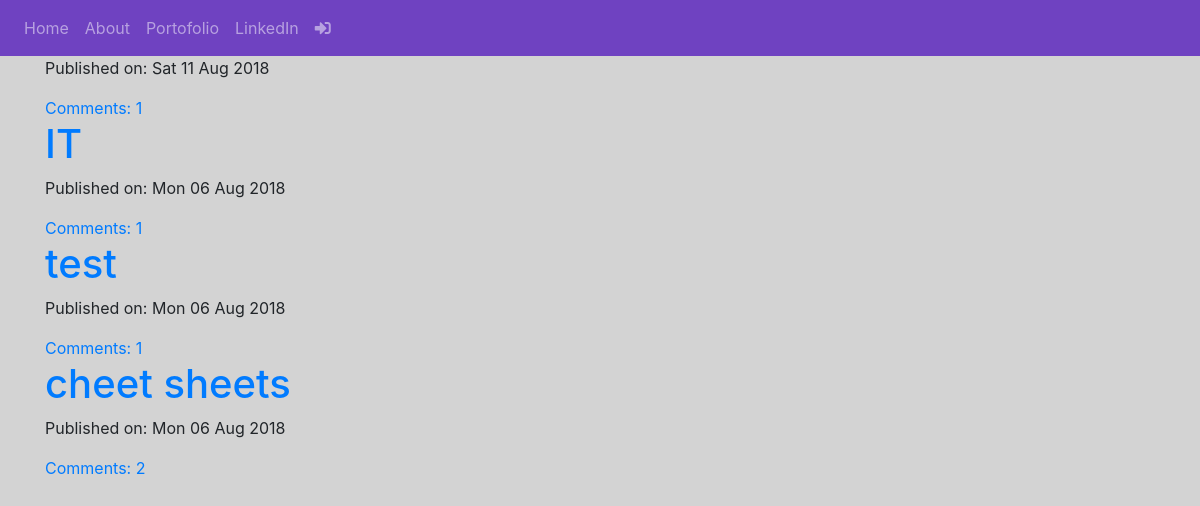
The page / on the database its author committed.
### blog/models.py (models this page shows, shortened)
class Post(models.Model):
    author = models.ForeignKey('auth.User')
    title = models.CharField(max_length=200)
    text = models.TextField()
    create_date = models.DateField(default=timezone.now)
    published_date = models.DateField(blank=True, null=True)
    def approve_comments(self):
        return self.comments.filter(approved_comment=True)

### blog/views.py (the view)
# urls.py: url(r'^$', views.PostListView.as_view(), name='post_list'),
class PostListView(ListView):
    model = Post
    def get_queryset(self):
        return Post.objects.filter(published_date__lte=timezone.now()).order_by('-published_date')

### blog/templates/blog/post_list.html
{% extends 'blog/base.html' %}
{% block content %}
<div class="centerstage">
  {% for post in post_list %}
  <div class="post">
    <h1> <a href="{% url 'post_detail' pk=post.pk %}">{{ post.title }}</a></h1>
    <div class="date">
      <p>Published on: {{ post.create_date|date:"D d M Y" }}</p>
    </div>
<a href="{% url 'post_detail' pk=post.pk %}">Comments: {{ post.approve_comments.count }}</a>
  </div>
  {% endfor %}
</div>
{% endblock %}

### blog/templates/blog/base.html (shortened to what this page needs)
<!DOCTYPE html>
{% load staticfiles %}
<html lang="en" dir="ltr">
  <head>
    <link rel="stylesheet" href="https://stackpath.bootstrapcdn.com/bootstrap/4.1.3/css/bootstrap.min.css">
   <link rel="stylesheet" href="https://use.fontawesome.com/releases/v5.2.0/css/all.css">
   <link rel="stylesheet" href="{% static 'css/blog.css' %}">
  </head>
  <body>
  <nav class="navbar navbar-expand-md navbar-dark navfont fixed-top" style="background-color: #6f42c1">
    <div class="collapse navbar-collapse" id="myNav">
      <ul class="navbar-nav">
        <li class="nav-item"><a href="{% url 'post_list' %}" class="nav-link">Home</a></li>
        <li class="nav-item"><a href="{% url 'about' %}" class="nav-link">About</a></li>
        <li class="nav-item"><a href="https://github.com" class="nav-link">Portofolio</a></li>
        <li class="nav-item"><a href="https://www.linkedin.com" class="nav-link">LinkedIn</a></li>
        <li class="nav-item"> <a href="{% url 'login' %}" class="nav-link"><i class="fas fa-sign-in-alt"></i></a></li>
      </ul>
    </div>
  </nav>
    <div class="container">
      <div class="row">
        <div class="col-sm-8">
          <div class="blog_posts">
            {% block content %}
            {% endblock %}
          </div>
        </div>
      </div>
    </div>
  </body>
</html>

### blog/static/css/blog.css (style rules this page uses)
body { margin: 0; height: 100vh; align-items: center; justify-content: center; background-color: lightgrey; }

### rows shown on the page
Post: create_date "Sat 11 Aug 2018", approve_comments.count "1"
Post: title "IT", create_date "Mon 06 Aug 2018", approve_comments.count "1"
Post: title "test", create_date "Mon 06 Aug 2018", approve_comments.count "1"
Post: title "cheet sheets", create_date "Mon 06 Aug 2018", approve_comments.count "2"
